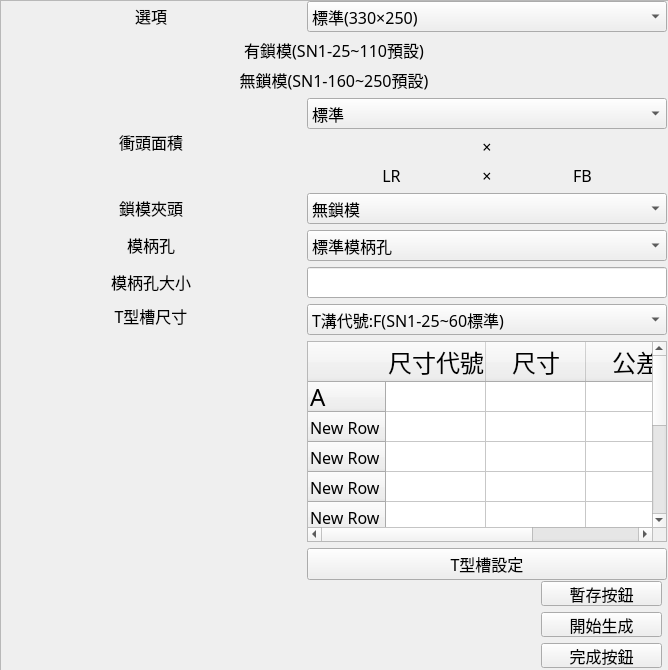
<?xml version="1.0" encoding="UTF-8"?>
<ui version="4.0">
 <class>Form</class>
 <widget class="QWidget" name="Form">
  <property name="geometry">
   <rect>
    <x>0</x>
    <y>0</y>
    <width>668</width>
    <height>670</height>
   </rect>
  </property>
  <property name="sizePolicy">
   <sizepolicy hsizetype="Maximum" vsizetype="Maximum">
    <horstretch>0</horstretch>
    <verstretch>0</verstretch>
   </sizepolicy>
  </property>
  <property name="minimumSize">
   <size>
    <width>668</width>
    <height>670</height>
   </size>
  </property>
  <property name="maximumSize">
   <size>
    <width>668</width>
    <height>670</height>
   </size>
  </property>
  <property name="windowTitle">
   <string>Form</string>
  </property>
  <widget class="QScrollArea" name="scrollArea">
   <property name="enabled">
    <bool>true</bool>
   </property>
   <property name="geometry">
    <rect>
     <x>0</x>
     <y>0</y>
     <width>690</width>
     <height>800</height>
    </rect>
   </property>
   <property name="sizePolicy">
    <sizepolicy hsizetype="Maximum" vsizetype="Maximum">
     <horstretch>0</horstretch>
     <verstretch>0</verstretch>
    </sizepolicy>
   </property>
   <property name="minimumSize">
    <size>
     <width>690</width>
     <height>800</height>
    </size>
   </property>
   <property name="maximumSize">
    <size>
     <width>690</width>
     <height>800</height>
    </size>
   </property>
   <property name="widgetResizable">
    <bool>true</bool>
   </property>
   <property name="alignment">
    <set>Qt::AlignCenter</set>
   </property>
   <widget class="QWidget" name="scrollAreaWidgetContents">
    <property name="geometry">
     <rect>
      <x>0</x>
      <y>0</y>
      <width>671</width>
      <height>1500</height>
     </rect>
    </property>
    <property name="minimumSize">
     <size>
      <width>0</width>
      <height>1500</height>
     </size>
    </property>
    <widget class="QWidget" name="layoutWidget">
     <property name="geometry">
      <rect>
       <x>0</x>
       <y>0</y>
       <width>666</width>
       <height>579</height>
      </rect>
     </property>
     <layout class="QVBoxLayout" name="verticalLayout_2">
      <item>
       <layout class="QVBoxLayout" name="verticalLayout">
        <item>
         <layout class="QGridLayout" name="gridLayout_2">
          <item row="1" column="0" colspan="3">
           <widget class="QLabel" name="label_21">
            <property name="sizePolicy">
             <sizepolicy hsizetype="Expanding" vsizetype="Fixed">
              <horstretch>0</horstretch>
              <verstretch>0</verstretch>
             </sizepolicy>
            </property>
            <property name="font">
             <font>
              <family>微軟正黑體</family>
              <pointsize>12</pointsize>
             </font>
            </property>
            <property name="text">
             <string>有鎖模(SN1-25~110預設)</string>
            </property>
            <property name="alignment">
             <set>Qt::AlignCenter</set>
            </property>
           </widget>
          </item>
          <item row="2" column="0" colspan="3">
           <widget class="QLabel" name="label_22">
            <property name="sizePolicy">
             <sizepolicy hsizetype="Expanding" vsizetype="Fixed">
              <horstretch>0</horstretch>
              <verstretch>0</verstretch>
             </sizepolicy>
            </property>
            <property name="font">
             <font>
              <family>微軟正黑體</family>
              <pointsize>12</pointsize>
             </font>
            </property>
            <property name="text">
             <string>無鎖模(SN1-160~250預設)</string>
            </property>
            <property name="alignment">
             <set>Qt::AlignCenter</set>
            </property>
           </widget>
          </item>
          <item row="0" column="1" colspan="2">
           <widget class="QComboBox" name="punch_select">
            <property name="sizePolicy">
             <sizepolicy hsizetype="Minimum" vsizetype="Fixed">
              <horstretch>0</horstretch>
              <verstretch>0</verstretch>
             </sizepolicy>
            </property>
            <property name="minimumSize">
             <size>
              <width>175</width>
              <height>0</height>
             </size>
            </property>
            <property name="font">
             <font>
              <family>微軟正黑體</family>
              <pointsize>12</pointsize>
             </font>
            </property>
            <item>
             <property name="text">
              <string>標準(330×250)</string>
             </property>
            </item>
            <item>
             <property name="text">
              <string>標準加大I型(380×250)</string>
             </property>
            </item>
            <item>
             <property name="text">
              <string>標準加大II型(430×250)</string>
             </property>
            </item>
            <item>
             <property name="text">
              <string>特殊衝頭</string>
             </property>
            </item>
           </widget>
          </item>
          <item row="0" column="0">
           <widget class="QLabel" name="label_13">
            <property name="sizePolicy">
             <sizepolicy hsizetype="Minimum" vsizetype="Fixed">
              <horstretch>0</horstretch>
              <verstretch>0</verstretch>
             </sizepolicy>
            </property>
            <property name="minimumSize">
             <size>
              <width>300</width>
              <height>0</height>
             </size>
            </property>
            <property name="font">
             <font>
              <family>微軟正黑體</family>
              <pointsize>12</pointsize>
             </font>
            </property>
            <property name="text">
             <string>選項</string>
            </property>
            <property name="alignment">
             <set>Qt::AlignCenter</set>
            </property>
           </widget>
          </item>
         </layout>
        </item>
        <item>
         <layout class="QGridLayout" name="gridLayout_3">
          <item row="0" column="0">
           <widget class="QLabel" name="label">
            <property name="sizePolicy">
             <sizepolicy hsizetype="Minimum" vsizetype="Fixed">
              <horstretch>0</horstretch>
              <verstretch>0</verstretch>
             </sizepolicy>
            </property>
            <property name="minimumSize">
             <size>
              <width>300</width>
              <height>0</height>
             </size>
            </property>
            <property name="font">
             <font>
              <family>微軟正黑體</family>
              <pointsize>12</pointsize>
             </font>
            </property>
            <property name="text">
             <string>衝頭面積</string>
            </property>
            <property name="alignment">
             <set>Qt::AlignCenter</set>
            </property>
           </widget>
          </item>
          <item row="0" column="1">
           <layout class="QGridLayout" name="gridLayout">
            <item row="0" column="0" colspan="3">
             <widget class="QComboBox" name="punch_extrasize">
              <property name="sizePolicy">
               <sizepolicy hsizetype="Expanding" vsizetype="Fixed">
                <horstretch>0</horstretch>
                <verstretch>0</verstretch>
               </sizepolicy>
              </property>
              <property name="font">
               <font>
                <family>微軟正黑體</family>
                <pointsize>12</pointsize>
               </font>
              </property>
              <item>
               <property name="text">
                <string>標準</string>
               </property>
              </item>
              <item>
               <property name="text">
                <string>加大I型</string>
               </property>
              </item>
              <item>
               <property name="text">
                <string>加大II型</string>
               </property>
              </item>
             </widget>
            </item>
            <item row="1" column="0">
             <widget class="QLabel" name="punch_LR">
              <property name="sizePolicy">
               <sizepolicy hsizetype="Minimum" vsizetype="Fixed">
                <horstretch>0</horstretch>
                <verstretch>0</verstretch>
               </sizepolicy>
              </property>
              <property name="minimumSize">
               <size>
                <width>100</width>
                <height>0</height>
               </size>
              </property>
              <property name="font">
               <font>
                <family>微軟正黑體</family>
                <pointsize>12</pointsize>
               </font>
              </property>
              <property name="text">
               <string/>
              </property>
              <property name="alignment">
               <set>Qt::AlignCenter</set>
              </property>
             </widget>
            </item>
            <item row="1" column="1">
             <widget class="QLabel" name="label_16">
              <property name="sizePolicy">
               <sizepolicy hsizetype="Fixed" vsizetype="Fixed">
                <horstretch>0</horstretch>
                <verstretch>0</verstretch>
               </sizepolicy>
              </property>
              <property name="font">
               <font>
                <family>微軟正黑體</family>
                <pointsize>12</pointsize>
               </font>
              </property>
              <property name="text">
               <string>×</string>
              </property>
              <property name="alignment">
               <set>Qt::AlignCenter</set>
              </property>
             </widget>
            </item>
            <item row="1" column="2">
             <widget class="QLabel" name="punch_FB">
              <property name="sizePolicy">
               <sizepolicy hsizetype="Minimum" vsizetype="Fixed">
                <horstretch>0</horstretch>
                <verstretch>0</verstretch>
               </sizepolicy>
              </property>
              <property name="minimumSize">
               <size>
                <width>100</width>
                <height>0</height>
               </size>
              </property>
              <property name="font">
               <font>
                <family>微軟正黑體</family>
                <pointsize>12</pointsize>
               </font>
              </property>
              <property name="text">
               <string/>
              </property>
              <property name="alignment">
               <set>Qt::AlignCenter</set>
              </property>
             </widget>
            </item>
            <item row="2" column="0">
             <widget class="QLabel" name="label_19">
              <property name="sizePolicy">
               <sizepolicy hsizetype="Minimum" vsizetype="Fixed">
                <horstretch>0</horstretch>
                <verstretch>0</verstretch>
               </sizepolicy>
              </property>
              <property name="minimumSize">
               <size>
                <width>100</width>
                <height>0</height>
               </size>
              </property>
              <property name="font">
               <font>
                <family>微軟正黑體</family>
                <pointsize>12</pointsize>
               </font>
              </property>
              <property name="text">
               <string>LR</string>
              </property>
              <property name="alignment">
               <set>Qt::AlignCenter</set>
              </property>
             </widget>
            </item>
            <item row="2" column="1">
             <widget class="QLabel" name="label_15">
              <property name="sizePolicy">
               <sizepolicy hsizetype="Fixed" vsizetype="Fixed">
                <horstretch>0</horstretch>
                <verstretch>0</verstretch>
               </sizepolicy>
              </property>
              <property name="font">
               <font>
                <family>微軟正黑體</family>
                <pointsize>12</pointsize>
               </font>
              </property>
              <property name="text">
               <string>×</string>
              </property>
              <property name="alignment">
               <set>Qt::AlignCenter</set>
              </property>
             </widget>
            </item>
            <item row="2" column="2">
             <widget class="QLabel" name="label_20">
              <property name="sizePolicy">
               <sizepolicy hsizetype="Minimum" vsizetype="Fixed">
                <horstretch>0</horstretch>
                <verstretch>0</verstretch>
               </sizepolicy>
              </property>
              <property name="minimumSize">
               <size>
                <width>100</width>
                <height>0</height>
               </size>
              </property>
              <property name="font">
               <font>
                <family>微軟正黑體</family>
                <pointsize>12</pointsize>
               </font>
              </property>
              <property name="text">
               <string>FB</string>
              </property>
              <property name="alignment">
               <set>Qt::AlignCenter</set>
              </property>
             </widget>
            </item>
           </layout>
          </item>
          <item row="1" column="0">
           <widget class="QLabel" name="label_14">
            <property name="sizePolicy">
             <sizepolicy hsizetype="Minimum" vsizetype="Fixed">
              <horstretch>0</horstretch>
              <verstretch>0</verstretch>
             </sizepolicy>
            </property>
            <property name="minimumSize">
             <size>
              <width>300</width>
              <height>0</height>
             </size>
            </property>
            <property name="font">
             <font>
              <family>微軟正黑體</family>
              <pointsize>12</pointsize>
             </font>
            </property>
            <property name="text">
             <string>鎖模夾頭</string>
            </property>
            <property name="alignment">
             <set>Qt::AlignCenter</set>
            </property>
           </widget>
          </item>
          <item row="1" column="1">
           <widget class="QComboBox" name="punch_chuck">
            <property name="sizePolicy">
             <sizepolicy hsizetype="Expanding" vsizetype="Fixed">
              <horstretch>0</horstretch>
              <verstretch>0</verstretch>
             </sizepolicy>
            </property>
            <property name="font">
             <font>
              <family>微軟正黑體</family>
              <pointsize>12</pointsize>
             </font>
            </property>
            <item>
             <property name="text">
              <string>無鎖模</string>
             </property>
            </item>
            <item>
             <property name="text">
              <string>有鎖模</string>
             </property>
            </item>
           </widget>
          </item>
          <item row="2" column="0">
           <widget class="QLabel" name="label_17">
            <property name="sizePolicy">
             <sizepolicy hsizetype="Minimum" vsizetype="Fixed">
              <horstretch>0</horstretch>
              <verstretch>0</verstretch>
             </sizepolicy>
            </property>
            <property name="minimumSize">
             <size>
              <width>300</width>
              <height>0</height>
             </size>
            </property>
            <property name="font">
             <font>
              <family>微軟正黑體</family>
              <pointsize>12</pointsize>
             </font>
            </property>
            <property name="text">
             <string>模柄孔</string>
            </property>
            <property name="alignment">
             <set>Qt::AlignCenter</set>
            </property>
           </widget>
          </item>
          <item row="2" column="1">
           <widget class="QComboBox" name="punch_dieshank">
            <property name="sizePolicy">
             <sizepolicy hsizetype="Expanding" vsizetype="Fixed">
              <horstretch>0</horstretch>
              <verstretch>0</verstretch>
             </sizepolicy>
            </property>
            <property name="font">
             <font>
              <family>微軟正黑體</family>
              <pointsize>12</pointsize>
             </font>
            </property>
            <item>
             <property name="text">
              <string>標準模柄孔</string>
             </property>
            </item>
            <item>
             <property name="text">
              <string>無模柄孔</string>
             </property>
            </item>
            <item>
             <property name="text">
              <string>特殊模柄孔</string>
             </property>
            </item>
           </widget>
          </item>
          <item row="3" column="0">
           <widget class="QLabel" name="label_18">
            <property name="sizePolicy">
             <sizepolicy hsizetype="Minimum" vsizetype="Fixed">
              <horstretch>0</horstretch>
              <verstretch>0</verstretch>
             </sizepolicy>
            </property>
            <property name="minimumSize">
             <size>
              <width>300</width>
              <height>0</height>
             </size>
            </property>
            <property name="font">
             <font>
              <family>微軟正黑體</family>
              <pointsize>12</pointsize>
             </font>
            </property>
            <property name="text">
             <string>模柄孔大小</string>
            </property>
            <property name="alignment">
             <set>Qt::AlignCenter</set>
            </property>
           </widget>
          </item>
          <item row="3" column="1">
           <widget class="QLineEdit" name="punch_dieshank_size">
            <property name="font">
             <font>
              <family>微軟正黑體</family>
              <pointsize>12</pointsize>
             </font>
            </property>
           </widget>
          </item>
         </layout>
        </item>
       </layout>
      </item>
      <item>
       <layout class="QGridLayout" name="gridLayout_5">
        <item row="1" column="0">
         <widget class="QLabel" name="removepicture_2">
          <property name="sizePolicy">
           <sizepolicy hsizetype="Minimum" vsizetype="Expanding">
            <horstretch>0</horstretch>
            <verstretch>0</verstretch>
           </sizepolicy>
          </property>
          <property name="minimumSize">
           <size>
            <width>300</width>
            <height>0</height>
           </size>
          </property>
          <property name="font">
           <font>
            <family>微軟正黑體</family>
            <pointsize>18</pointsize>
            <weight>50</weight>
            <bold>false</bold>
           </font>
          </property>
          <property name="text">
           <string/>
          </property>
          <property name="pixmap">
           <pixmap>T溝詳圖.png</pixmap>
          </property>
          <property name="scaledContents">
           <bool>true</bool>
          </property>
          <property name="alignment">
           <set>Qt::AlignCenter</set>
          </property>
         </widget>
        </item>
        <item row="0" column="1" rowspan="2">
         <layout class="QGridLayout" name="gridLayout_6">
          <item row="0" column="0">
           <widget class="QComboBox" name="t_solt_type">
            <property name="sizePolicy">
             <sizepolicy hsizetype="Expanding" vsizetype="Fixed">
              <horstretch>0</horstretch>
              <verstretch>0</verstretch>
             </sizepolicy>
            </property>
            <property name="font">
             <font>
              <family>微軟正黑體</family>
              <pointsize>12</pointsize>
             </font>
            </property>
            <item>
             <property name="text">
              <string>T溝代號:F(SN1-25~60標準)</string>
             </property>
            </item>
            <item>
             <property name="text">
              <string>T溝代號:G(SN1-80~250標準)</string>
             </property>
            </item>
            <item>
             <property name="text">
              <string>特殊T溝</string>
             </property>
            </item>
           </widget>
          </item>
          <item row="1" column="0">
           <widget class="QTableWidget" name="t_solttable">
            <property name="font">
             <font>
              <family>微軟正黑體</family>
              <pointsize>12</pointsize>
             </font>
            </property>
            <property name="contextMenuPolicy">
             <enum>Qt::NoContextMenu</enum>
            </property>
            <property name="layoutDirection">
             <enum>Qt::LeftToRight</enum>
            </property>
            <property name="textElideMode">
             <enum>Qt::ElideMiddle</enum>
            </property>
            <row>
             <property name="text">
              <string>A</string>
             </property>
             <property name="font">
              <font>
               <family>微軟正黑體</family>
               <pointsize>18</pointsize>
              </font>
             </property>
            </row>
            <row>
             <property name="text">
              <string>New Row</string>
             </property>
            </row>
            <row>
             <property name="text">
              <string>New Row</string>
             </property>
            </row>
            <row>
             <property name="text">
              <string>New Row</string>
             </property>
            </row>
            <row>
             <property name="text">
              <string>New Row</string>
             </property>
            </row>
            <row>
             <property name="text">
              <string>New Row</string>
             </property>
            </row>
            <row>
             <property name="text">
              <string>B</string>
             </property>
             <property name="font">
              <font>
               <family>微軟正黑體</family>
               <pointsize>18</pointsize>
              </font>
             </property>
            </row>
            <row>
             <property name="text">
              <string>C</string>
             </property>
             <property name="font">
              <font>
               <family>微軟正黑體</family>
               <pointsize>18</pointsize>
              </font>
             </property>
            </row>
            <row>
             <property name="text">
              <string>D</string>
             </property>
             <property name="font">
              <font>
               <family>微軟正黑體</family>
               <pointsize>18</pointsize>
              </font>
             </property>
            </row>
            <column>
             <property name="text">
              <string>尺寸代號</string>
             </property>
             <property name="font">
              <font>
               <family>微軟正黑體</family>
               <pointsize>18</pointsize>
              </font>
             </property>
            </column>
            <column>
             <property name="text">
              <string>尺寸</string>
             </property>
             <property name="font">
              <font>
               <family>微軟正黑體</family>
               <pointsize>18</pointsize>
              </font>
             </property>
            </column>
            <column>
             <property name="text">
              <string>公差</string>
             </property>
             <property name="font">
              <font>
               <family>微軟正黑體</family>
               <pointsize>18</pointsize>
              </font>
             </property>
            </column>
           </widget>
          </item>
          <item row="2" column="0">
           <widget class="QPushButton" name="t_machining">
            <property name="sizePolicy">
             <sizepolicy hsizetype="Expanding" vsizetype="Fixed">
              <horstretch>0</horstretch>
              <verstretch>0</verstretch>
             </sizepolicy>
            </property>
            <property name="font">
             <font>
              <family>微軟正黑體</family>
              <pointsize>12</pointsize>
             </font>
            </property>
            <property name="text">
             <string>T型槽設定</string>
            </property>
           </widget>
          </item>
         </layout>
        </item>
        <item row="0" column="0">
         <widget class="QLabel" name="label_7">
          <property name="sizePolicy">
           <sizepolicy hsizetype="Minimum" vsizetype="Preferred">
            <horstretch>0</horstretch>
            <verstretch>0</verstretch>
           </sizepolicy>
          </property>
          <property name="minimumSize">
           <size>
            <width>300</width>
            <height>0</height>
           </size>
          </property>
          <property name="font">
           <font>
            <family>微軟正黑體</family>
            <pointsize>12</pointsize>
            <weight>50</weight>
            <bold>false</bold>
           </font>
          </property>
          <property name="text">
           <string>T型槽尺寸</string>
          </property>
          <property name="alignment">
           <set>Qt::AlignCenter</set>
          </property>
         </widget>
        </item>
       </layout>
      </item>
     </layout>
    </widget>
    <widget class="QWidget" name="layoutWidget">
     <property name="geometry">
      <rect>
       <x>540</x>
       <y>580</y>
       <width>121</width>
       <height>87</height>
      </rect>
     </property>
     <layout class="QVBoxLayout" name="verticalLayout_3">
      <item>
       <widget class="QPushButton" name="punch_save">
        <property name="font">
         <font>
          <family>微軟正黑體</family>
          <pointsize>12</pointsize>
         </font>
        </property>
        <property name="text">
         <string>暫存按鈕</string>
        </property>
       </widget>
      </item>
      <item>
       <widget class="QPushButton" name="punch_start">
        <property name="font">
         <font>
          <family>微軟正黑體</family>
          <pointsize>12</pointsize>
         </font>
        </property>
        <property name="text">
         <string>開始生成</string>
        </property>
       </widget>
      </item>
      <item>
       <widget class="QPushButton" name="punch_finish">
        <property name="font">
         <font>
          <family>微軟正黑體</family>
          <pointsize>12</pointsize>
         </font>
        </property>
        <property name="text">
         <string>完成按鈕</string>
        </property>
       </widget>
      </item>
     </layout>
    </widget>
   </widget>
  </widget>
 </widget>
 <resources/>
 <connections/>
</ui>
